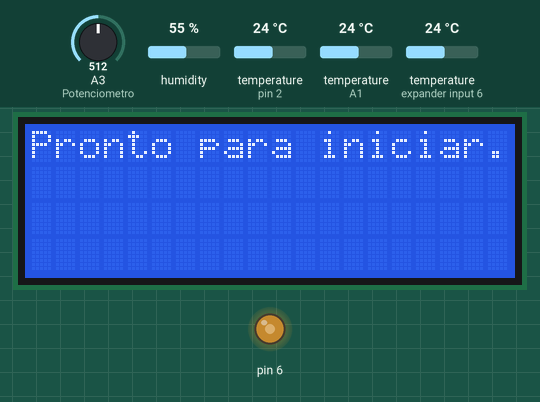
Simulated run of this sketch. Board: Arduino Uno, built with avr-gcc and run on an emulated ATmega328P. Parts: 20×4 character LCD, output pins drawn as LEDs (lit = HIGH). The test bench sets the inputs (shaded band); at power-on: A3 (Potenciometro) = 512, humidity 55 %, temperature (sensors on pin 2, A1, expander input 6) 24 °C. The local clock reads 2024-03-15 10:24:30 at power-on unless the sketch sets it; storage starts empty; what the sketch prints to the serial monitor is not drawn.

Above: at 1.3 s.
1.4 s: A3 (Potenciometro) set to 716
At 2.2 s:
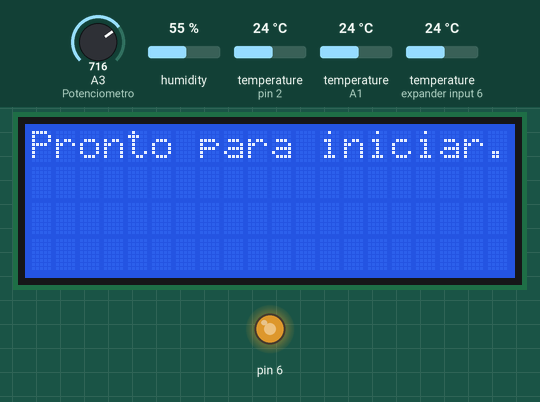
3.3 s: A3 (Potenciometro) set to 992
At 3.8 s:
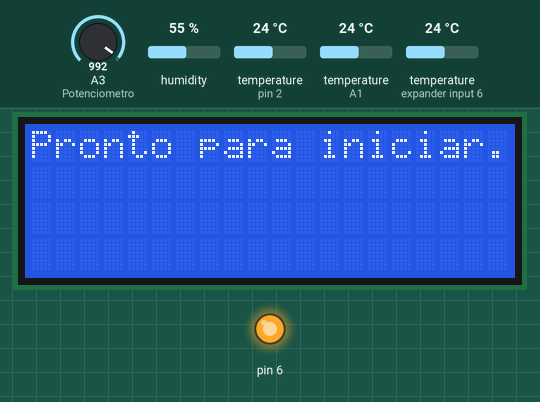
4.9 s: A3 (Potenciometro) set to 30
At 17.7 s:
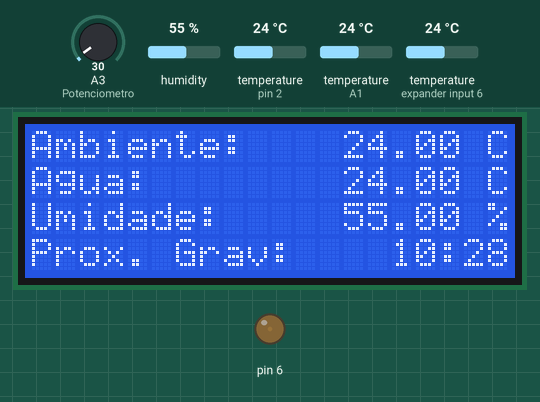
Timing chart, 0 to 19.2 s (numbered marks = the images above; inputs shaded):
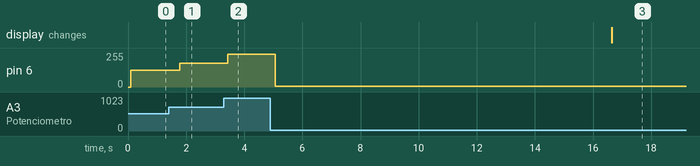

The sketch:

Sistema_Monitoramento.ino
```cpp
#include <dht.h>
#include <LiquidCrystal_I2C.h>
#include <OneWire.h>
#include <DallasTemperature.h>
#include <SD.h>
#include <Wire.h>
#include <RTClib.h>

#define LCD_Backlight 6

/* Pinos */
const int DHTpin = A1;          // Umidade do ar
const int SNA = A2;             // Nível da água
const int Potenciometro = A3;   // Potenciômetro para Brilho do LCD
const int DS18B20_PIN = 2;      // Temperatura da Água
const int chipSelect = 10;      // Data Logger

/* Definições */
dht DHT;
LiquidCrystal_I2C lcd(0x27, 20, 4);
const char* fileName = "data.csv";
OneWire oneWire(DS18B20_PIN);
DallasTemperature sensors(&oneWire);
RTC_DS1307 rtc;
File dataFile;
bool sdCardPresent = true; // Variável para rastrear a presença do cartão SD

/* Controle do horário de gravações - NOVO! */
unsigned long previousDataTime = 0;
unsigned long previousLCDTime = 0;
const unsigned long dataInterval = 5UL * 60UL * 1000UL;  // 5 minutos em milissegundos
const unsigned long lcdInterval = 15UL * 1000UL;   // 15 segundos


/* SETUP */
void setup() {
  Wire.begin();
  Serial.begin(9600);
  rtc.begin();
  oneWire.begin(DS18B20_PIN);
  sensors.begin();

  /* INICIALIZAÇÃO DO DISPLAY LCD */
  lcd.init();
  lcd.backlight();
  lcd.setCursor(0,0);
  lcd.print("Aguarde...");
  int potValue = analogRead(Potenciometro);
  int brilhoLCD = map(potValue, 0, 1023, 0, 255);                  // Lê o potenciômetro e transforma em valor para Brilho do LCD
  analogWrite(6, brilhoLCD);                                       // Ajusta o Brilho do LCD

  Serial.println("Aguarde inicialização.");

  /* VERIFICAÇÃO DO CARTÃO SD */
  if (!SD.begin(chipSelect)) {
    lcd.clear();
    lcd.print("Impossivel iniciar");
    lcd.setCursor(0,1);
    lcd.print("o Cartao SD.");
    lcd.setCursor(0,3);
    lcd.print("Reinicie p/ cont.");
    Serial.println("Falha ao iniciar o Cartão SD.");
    while (true) {
    }
  }

  dataFile = SD.open(fileName, FILE_WRITE);

  /* VERIFICAÇÃO DO ARQUIVO DE DADOS*/
  if (!dataFile) {
    lcd.clear();
    lcd.print("Falha ao gravar o");
    lcd.setCursor(0,1);
    lcd.print("arq. de dados.");
    lcd.setCursor(0,3);
    lcd.print("Reinicie p/ cont.");
    sdCardPresent = false;
    while (true) {
    }
  }

  /* ESCRITA DO CABEÇALHO DO ARQUIVO DE DADOS*/
  if (dataFile.size() == 0) {
    dataFile.println("data;horario;temp_ambiente;temp_agua;umid_ar");
  }

  /* AJUSTE e VERIFICAÇÃO DA DATA E HORA DO RTC
  if (!rtc.isrunning()) {
    rtc.adjust(DateTime(F(__DATE__), F(__TIME__)));
  }
  */

  lcd.clear();
  lcd.print("Pronto para iniciar.");

}


/* LOOP */
void loop() {

  unsigned long currentMillis = millis();

  /* LEITURA DO ESTADO DO POTENCIÔMETRO E AJUSTE DO BRILHO DO LCD */
  int potValue = analogRead(Potenciometro);
  int brilhoLCD = map(potValue, 0, 1023, 0, 255); // Lê o potenciômetro e transforma em valor para Brilho do LCD
  analogWrite(6, brilhoLCD); // Ajusta o Brilho do LCD

  /* VERIFICAÇÃO CONTÍNUA DO ESTADO DA GRAVAÇÃO */
  if (!SD.begin(chipSelect)) {
    sdCardPresent = false; // Define a variável para falso se o cartão SD não estiver presente
  } else {
    sdCardPresent = true; // Define a variável como verdadeira se o cartão SD estiver presente e funcional
  }

  if (!sdCardPresent) {
    lcd.clear();
    lcd.setCursor(0,0);
    lcd.print("Cartao SD removido!");
    lcd.setCursor(0,2);
    lcd.print("Ins. SD e reinicie");
    lcd.setCursor(0,3);
    lcd.print("para continuar.");
    while (true) {
    }
  }


  /* LEITURA DA TEMPERATURA DA ÁGUA E DO AMBIENTE - DS18B20 */
  sensors.requestTemperatures();
  float tempAgua = sensors.getTempCByIndex(1);
  float tempAmbiente = sensors.getTempCByIndex(0); // Leitura do segundo DS18B20

  /* VERIFICAÇÃO DE LEITURA DOS SENSORES DE TEMPERATURA */
  if (tempAmbiente == -127.00 || tempAgua == -127.00) {
    lcd.clear();
    lcd.print("Falha na leitura");
    lcd.setCursor(0,1);
    lcd.print("dos sensores temp.");
    while (true) {
    }
  }

  /* LEITURA DA UMIDADE DO AR */
  DHT.read11(DHTpin);
  float umidAr = DHT.humidity;

  /* LEITURA DA DATA E HORA */
  DateTime now = rtc.now();
  char timeBuffer[9]; // Cria um buffer char para armazenar o formato da hora. HH:MM:SS + o caractere nulo
  snprintf(timeBuffer, sizeof(timeBuffer), "%02d:%02d:%02d", now.hour(), now.minute(), now.second()); // Formata a hora e a data no buffer

  // Cálculo do horário da próxima gravação
  unsigned long timeToNextRecord = (dataInterval - (currentMillis - previousDataTime)) / 1000;
  int nextRecordHour = (now.hour() + (timeToNextRecord / 3600)) % 24;
  int nextRecordMinute = (now.minute() + (timeToNextRecord / 60) % 60) % 60;
  String nextRecordHourStr = (nextRecordHour < 10) ? "0" + String(nextRecordHour) : String(nextRecordHour);
  String nextRecordMinuteStr = (nextRecordMinute < 10) ? "0" + String(nextRecordMinute) : String(nextRecordMinute);

  /* GRAVAÇÃO DOS DADOS NO ARQUIVO */
  if (currentMillis - previousDataTime >= dataInterval) {
    dataFile.print(getFormattedDateTime(now));
    dataFile.print(";");
    dataFile.print(tempAmbiente);
    dataFile.print(";");
    dataFile.print(tempAgua);
    dataFile.print(";");
    dataFile.println(umidAr);
    dataFile.flush();
    previousDataTime = currentMillis;
  }

  /* EXIBIÇÃO DAS INFORMAÇÕES NO LCD */
  if (currentMillis - previousLCDTime >= lcdInterval) {
    lcd.clear();
    lcd.setCursor(0, 0);
    lcd.print("Ambiente:    " + String(tempAmbiente) + " C");
    lcd.setCursor(0, 1);
    lcd.print("Agua:        " + String(tempAgua) + " C");
    lcd.setCursor(0, 2);
    lcd.print("Umidade:     " + String(umidAr) + " %");
    lcd.setCursor(0, 3);
    lcd.print("Prox. Grav:    " +  nextRecordHourStr + ":" + nextRecordMinuteStr);
    previousLCDTime = currentMillis;
  }

}


/* FUNÇÕES EXTRAS */
float getTemperature(int pin) {
  int raw = analogRead(pin);
  return (raw * 500.0) / 1023.0;
}

/* FUNÇÃO PARA FORMATAR DATA E HORA */
String getFormattedDateTime(DateTime dateTime) {
  String formattedDateTime = "";

  formattedDateTime += String(dateTime.day()) + "/";
  formattedDateTime += String(dateTime.month()) + "/";
  formattedDateTime += String(dateTime.year()) + ";";
  formattedDateTime += String(dateTime.hour()) + ":";
  formattedDateTime += String(dateTime.minute()) + ":";
  formattedDateTime += String(dateTime.second());

  return formattedDateTime;
}
```

Measured:
- after the input at 1.4 s, pin 6: 127/255 → 178/255 after 0.38 s
- after the input at 3.3 s, pin 6: 178/255 → 247/255 after 0.13 s
- after the input at 4.9 s, pin 6: 247/255 → 7/255 after 0.17 s
